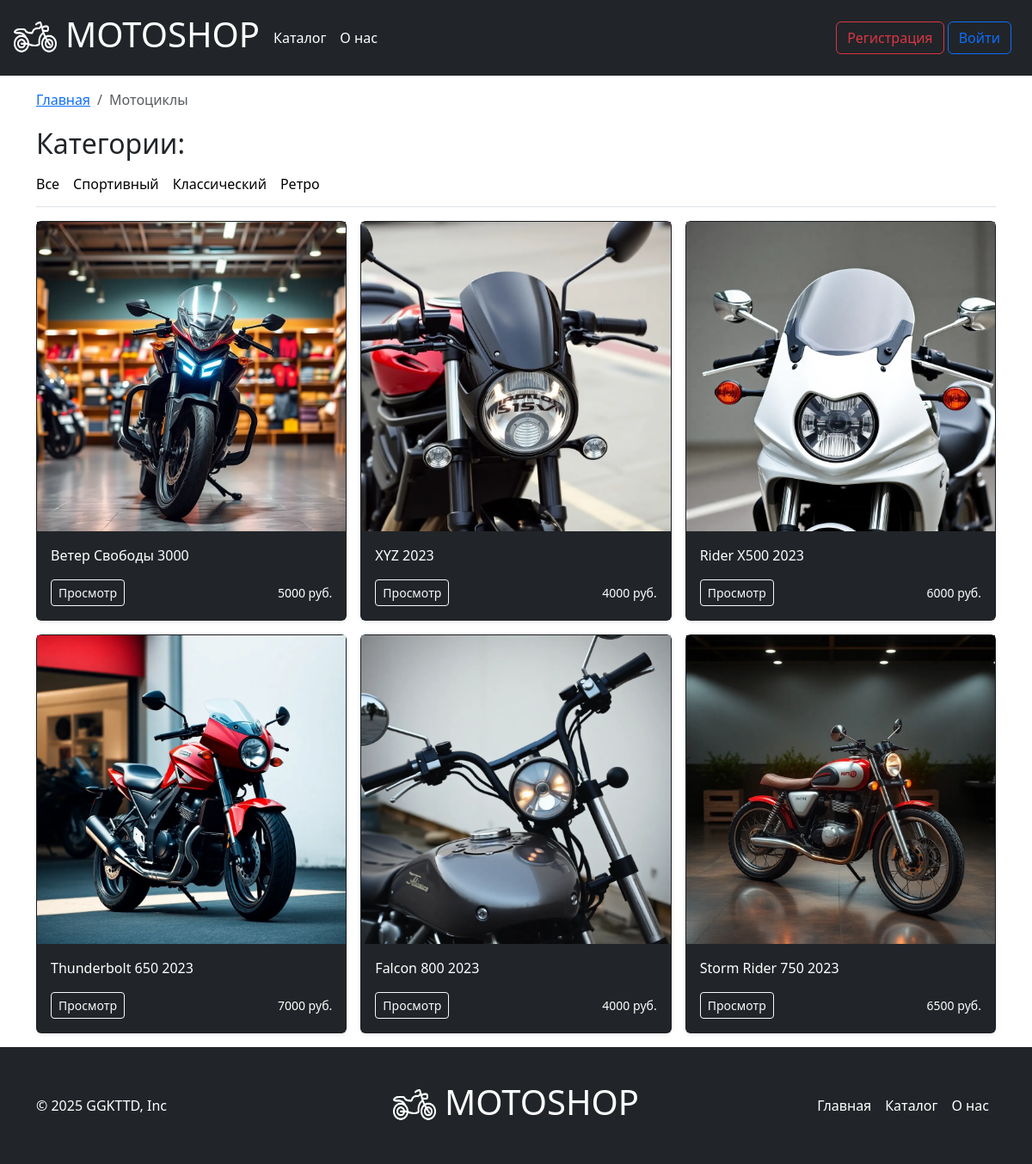
/catalog, run on the app's committed database.
### app.py (models this page shows, shortened)
class Articles(db.Model):
    id = db.Column(db.Integer,primary_key=True)
    title = db.Column(db.String(100))
    text = db.Column(db.Text)
    image_name = db.Column(db.String(100))
    category = db.Column(db.String(100))
    price = db.Column(db.Integer)
    orders = db.relationship('Orders', backref='article', lazy=True)

### app.py (the view, shortened to what this page needs)
@app.route('/catalog', methods=['GET', 'POST'])
def catalog():
    articles = Articles.query.all()
    if request.method == 'GET':
        category = request.args.get('category')
        if category:
            category= category.capitalize()
            category = "%{}%".format(category)
            articles = Articles.query.filter(Articles.category.like(category)).all()
            return render_template("catalog.html",articles=articles)
        else:
             return render_template("catalog.html",articles=articles)
    return render_template("catalog.html",articles=articles)

### app.py (called while the page is built)
@app.context_processor
def inject_user():
    def get_user_name():
        if 'name' in session:
            return Users.query.filter_by(email=session['name']).first()
    return dict(active_user=get_user_name())

@app.context_processor
def inject_user():
    return dict(
    articles_category=db.session.query(Articles.category).distinct().all(),
    )

@app.context_processor
def inject_custom_css():
    return dict(
        admin_css_url='/static/css/custom_admin.css'  # Укажите путь к вашему CSS-файлу
    )

### templates/catalog.html (shortened to what this page needs)
{% extends 'base.html' %}
{% block main %}
    <main>
      <div class="container my-3">
        <nav aria-label="breadcrumb ">
          <ol class="breadcrumb">
            <li class="breadcrumb-item"><a href="/">Главная</a></li>
            <li class="breadcrumb-item active" aria-current="page">Мотоциклы</li>
          </ol>
        </nav>
  <div class="nav-scroller py-1 mb-3 border-bottom">
    <h2>Категории:</h2>
    <nav class="nav nav-underline">
        <a class="nav-item nav-link link-body-emphasis " href="/catalog">Все</a>
        {%for category in articles_category%}
        <a class="nav-item nav-link link-body-emphasis" href="/catalog?category={{category.category}}">{{category.category}}</a>
        {%endfor%}
    </nav>
</div>
        <div class="row row-cols-1 row-cols-sm-2 row-cols-md-3 g-3">
{%for article in articles%}
          <div class="col">
            <div class="card shadow-sm bg-dark">
              <a href="/article/{{article.id}}">
                <img src="../static/img/upload/{{article.image_name}}" width="100%" alt="" />
              </a>
              <div class="card-body">
                <p class="card-text text-white">{{article.title}}</p>
                <div class="d-flex justify-content-between align-items-center">
                  <div class="btn-group">
                    <a
                      href="/article/{{article.id}}"
                      class="btn btn-sm btn-outline-light"
                      >Просмотр</a
                    >
                  </div>
                  <small class="text-white">{{article.price}} руб.</small>
                </div>
              </div>
            </div>
          </div>
{%endfor%}
        </div>
      </div>
    </main>
    {% endblock %}

### templates/base.html (shortened to what this page needs)
<!DOCTYPE html>
<html lang="en">
  <head>
    <link
      href="https://cdn.jsdelivr.net/npm/bootstrap@5.3.3/dist/css/bootstrap.min.css"
      rel="stylesheet"
    />
    <link rel="stylesheet" href="../static/css/styles.css" />
  </head>
  <body>
    <header class="p-3 text-bg-dark ">
        <div class="d-flex flex-wrap align-items-center justify-content-center justify-content-lg-start">
          <a
          href="/"
          class="d-inline-flex link-body-emphasis text-decoration-none"
        >
          <img src="../static/img/icons/icon.png" class="icon" alt="" />
          <h1 class="text-white">MOTOSHOP</h1>
        </a>
          <ul class="nav col-12 col-lg-auto me-lg-auto mb-2 mx-2 justify-content-center mb-md-0">
            <li><a href="/catalog" class="nav-link px-2 text-white">Каталог</a></li>
            <li><a href="/about" class="nav-link px-2 text-white">О нас</a></li>
          </ul>
          <div class="text-end">
            {%if 'name' in session and active_user %}
            <a href="/profile" class="btn btn-outline-light me-2">Профиль</a>
            <a href="/logout" class="btn btn-outline-danger me-2">Выйти</a>
            {% else %}
            <a href="/reg" class="btn btn-outline-danger">Регистрация</a>
            <a href="/login" class="btn btn-outline-primary me-2">Войти</a>
            {%endif%}
          </div>
        </div>
    </header>
    {% block main %} {% endblock %}
    <div class="bg-dark">
    <div class="container">
    <footer class="d-flex flex-wrap justify-content-between align-items-center py-3 my-4">
      <p class="col-md-4 mb-0 text-white">© 2025 GGKTTD, Inc</p>
      <div class="d-flex  align-items-center justify-content-center ">
        <a href="/" class="d-inline-flex link-body-emphasis text-decoration-none">
          <img src="../static/img/icons/icon.png" class="icon" alt="" />
          <h1 class="text-white">MOTOSHOP</h1>
        </a>
      </div>
      <ul class="nav col-md-4 justify-content-end">
        <li class="nav-item"><a href="/" class="nav-link px-2 text-white">Главная</a></li>
        <li class="nav-item"><a href="/catalog" class="nav-link px-2 text-white">Каталог</a></li>
        <li class="nav-item"><a href="/about" class="nav-link px-2 text-white">О нас</a></li>
      </ul>
    </footer>
  </div></div>
  </body>
</html>

### static/css/styles.css (style rules this page uses)
.icon { width: 50px; margin-right: 10px; }
html { height: 100%; }
body { display: flex; flex-direction: column; height: 100%; background-color: #ffff; border-radius: 30px; }
main { flex: 1 0 auto; }
footer { flex: 0 0 auto; }

### data on the page
Articles: image_name (picture), title "Ветер Свободы 3000", price "5000"
Articles: image_name (picture), title "XYZ 2023", price "4000"
Articles: image_name (picture), title "Rider X500 2023", price "6000"
Articles: image_name (picture), title "Thunderbolt 650 2023", price "7000"
Articles: image_name (picture), title "Falcon 800 2023", price "4000"
Articles: image_name (picture), title "Storm Rider 750 2023", price "6500"

### other printed values
{{ category.category }} "Спортивный" "Классический" "Ретро"
